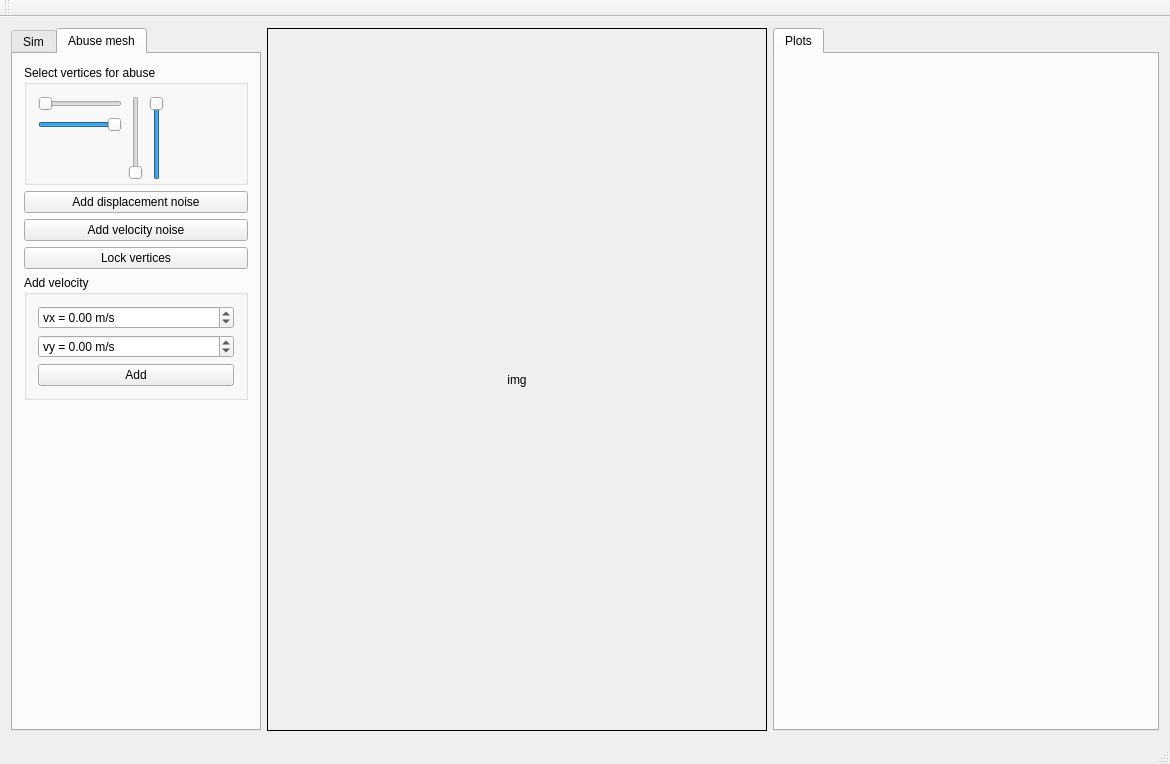
<?xml version="1.0" encoding="UTF-8"?>
<ui version="4.0">
 <class>MainWindow</class>
 <widget class="QMainWindow" name="MainWindow">
  <property name="geometry">
   <rect>
    <x>0</x>
    <y>0</y>
    <width>1170</width>
    <height>712</height>
   </rect>
  </property>
  <property name="windowTitle">
   <string>MainWindow</string>
  </property>
  <widget class="QWidget" name="centralWidget">
   <layout class="QHBoxLayout" name="horizontalLayout">
    <item>
     <widget class="QTabWidget" name="MainTab">
      <property name="maximumSize">
       <size>
        <width>250</width>
        <height>16777215</height>
       </size>
      </property>
      <property name="currentIndex">
       <number>1</number>
      </property>
      <widget class="QWidget" name="SimTab" native="true">
       <attribute name="title">
        <string>Sim</string>
       </attribute>
       <layout class="QVBoxLayout" name="verticalLayout" stretch="0,0,0,0,0,0,0,0,0,0,0,0,0,0">
        <property name="sizeConstraint">
         <enum>QLayout::SetMaximumSize</enum>
        </property>
        <item>
         <widget class="QPushButton" name="nextButton">
          <property name="text">
           <string>Next</string>
          </property>
         </widget>
        </item>
        <item>
         <widget class="QPushButton" name="initButton">
          <property name="text">
           <string>Init Mesh</string>
          </property>
         </widget>
        </item>
        <item>
         <widget class="QSpinBox" name="mBox">
          <property name="suffix">
           <string>²</string>
          </property>
          <property name="prefix">
           <string>number of vertices: </string>
          </property>
          <property name="minimum">
           <number>1</number>
          </property>
          <property name="maximum">
           <number>1000000</number>
          </property>
          <property name="value">
           <number>1</number>
          </property>
         </widget>
        </item>
        <item>
         <widget class="QSpinBox" name="nStepsSpinBox">
          <property name="suffix">
           <string/>
          </property>
          <property name="prefix">
           <string>iterations per step: </string>
          </property>
          <property name="minimum">
           <number>1</number>
          </property>
          <property name="maximum">
           <number>9999</number>
          </property>
          <property name="value">
           <number>100</number>
          </property>
         </widget>
        </item>
        <item>
         <widget class="QDoubleSpinBox" name="hValSpinBox">
          <property name="prefix">
           <string>h = </string>
          </property>
          <property name="suffix">
           <string> s</string>
          </property>
          <property name="decimals">
           <number>5</number>
          </property>
          <property name="minimum">
           <double>0.000010000000000</double>
          </property>
          <property name="singleStep">
           <double>0.001000000000000</double>
          </property>
          <property name="value">
           <double>0.001000000000000</double>
          </property>
         </widget>
        </item>
        <item>
         <widget class="QSpinBox" name="frameStepBox">
          <property name="prefix">
           <string>steps per frame: </string>
          </property>
          <property name="minimum">
           <number>1</number>
          </property>
          <property name="maximum">
           <number>9999</number>
          </property>
         </widget>
        </item>
        <item>
         <widget class="QDoubleSpinBox" name="sfBox">
          <property name="prefix">
           <string>Spring force: </string>
          </property>
          <property name="suffix">
           <string> N/m</string>
          </property>
          <property name="maximum">
           <double>100000.000000000000000</double>
          </property>
          <property name="singleStep">
           <double>0.100000000000000</double>
          </property>
          <property name="value">
           <double>5.000000000000000</double>
          </property>
         </widget>
        </item>
        <item>
         <widget class="QCheckBox" name="gravBox">
          <property name="text">
           <string>Enable gravity</string>
          </property>
         </widget>
        </item>
        <item>
         <widget class="QCheckBox" name="parBox">
          <property name="text">
           <string>Parallel pi computing</string>
          </property>
         </widget>
        </item>
        <item>
         <widget class="QCheckBox" name="parRBox">
          <property name="text">
           <string>Parallel rMatrix computing</string>
          </property>
         </widget>
        </item>
        <item>
         <widget class="QGroupBox" name="groupBox_4">
          <property name="title">
           <string>Draw settings</string>
          </property>
          <layout class="QVBoxLayout" name="verticalLayout_6">
           <item>
            <widget class="QComboBox" name="drawModeBox">
             <property name="currentIndex">
              <number>1</number>
             </property>
             <item>
              <property name="text">
               <string>Normal</string>
              </property>
             </item>
             <item>
              <property name="text">
               <string>Velocity</string>
              </property>
             </item>
            </widget>
           </item>
           <item>
            <widget class="QCheckBox" name="lltBox">
             <property name="text">
              <string>Use LLT</string>
             </property>
             <property name="checked">
              <bool>true</bool>
             </property>
            </widget>
           </item>
           <item>
            <widget class="QCheckBox" name="aaBox">
             <property name="text">
              <string>Use anti-aliasing</string>
             </property>
             <property name="checked">
              <bool>true</bool>
             </property>
            </widget>
           </item>
           <item>
            <widget class="QCheckBox" name="drawEdgeBox">
             <property name="text">
              <string>Draw edges</string>
             </property>
             <property name="checked">
              <bool>true</bool>
             </property>
            </widget>
           </item>
           <item>
            <layout class="QHBoxLayout" name="horizontalLayout_3">
             <item>
              <widget class="QDoubleSpinBox" name="imgXBox">
               <property name="prefix">
                <string>cx: </string>
               </property>
               <property name="suffix">
                <string> m</string>
               </property>
               <property name="minimum">
                <double>-10000.000000000000000</double>
               </property>
               <property name="maximum">
                <double>10000.000000000000000</double>
               </property>
               <property name="singleStep">
                <double>0.100000000000000</double>
               </property>
              </widget>
             </item>
             <item>
              <widget class="QDoubleSpinBox" name="imgYBox">
               <property name="prefix">
                <string>cy: </string>
               </property>
               <property name="suffix">
                <string> m</string>
               </property>
               <property name="minimum">
                <double>-10000.000000000000000</double>
               </property>
               <property name="maximum">
                <double>10000.000000000000000</double>
               </property>
               <property name="singleStep">
                <double>0.100000000000000</double>
               </property>
              </widget>
             </item>
            </layout>
           </item>
           <item>
            <widget class="QDoubleSpinBox" name="imgWBox">
             <property name="prefix">
              <string>size of view: </string>
             </property>
             <property name="suffix">
              <string> m</string>
             </property>
             <property name="minimum">
              <double>-10000.000000000000000</double>
             </property>
             <property name="maximum">
              <double>10000.000000000000000</double>
             </property>
             <property name="singleStep">
              <double>0.100000000000000</double>
             </property>
            </widget>
           </item>
           <item>
            <widget class="QPushButton" name="resetImgButton">
             <property name="text">
              <string>Center view</string>
             </property>
            </widget>
           </item>
          </layout>
         </widget>
        </item>
        <item>
         <widget class="QGroupBox" name="groupBox">
          <property name="title">
           <string>Info</string>
          </property>
          <layout class="QGridLayout" name="gridLayout">
           <item row="0" column="0">
            <widget class="QLabel" name="label_2">
             <property name="text">
              <string>sim FPS:</string>
             </property>
             <property name="alignment">
              <set>Qt::AlignRight|Qt::AlignTrailing|Qt::AlignVCenter</set>
             </property>
            </widget>
           </item>
           <item row="0" column="1">
            <widget class="QLabel" name="fpsLabel">
             <property name="text">
              <string>TextLabel</string>
             </property>
            </widget>
           </item>
           <item row="1" column="0">
            <widget class="QLabel" name="label_3">
             <property name="text">
              <string>time step:</string>
             </property>
             <property name="alignment">
              <set>Qt::AlignRight|Qt::AlignTrailing|Qt::AlignVCenter</set>
             </property>
            </widget>
           </item>
           <item row="1" column="1">
            <widget class="QLabel" name="tLabel">
             <property name="text">
              <string>TextLabel</string>
             </property>
            </widget>
           </item>
           <item row="2" column="0">
            <widget class="QLabel" name="label">
             <property name="text">
              <string>Net FPS:</string>
             </property>
             <property name="alignment">
              <set>Qt::AlignRight|Qt::AlignTrailing|Qt::AlignVCenter</set>
             </property>
            </widget>
           </item>
           <item row="2" column="1">
            <widget class="QLabel" name="netFpsLabel">
             <property name="text">
              <string>TextLabel</string>
             </property>
            </widget>
           </item>
          </layout>
         </widget>
        </item>
        <item>
         <widget class="QLabel" name="simInfoLabel">
          <property name="styleSheet">
           <string notr="true">font: 8pt &quot;Consolas&quot;;</string>
          </property>
          <property name="frameShape">
           <enum>QFrame::Panel</enum>
          </property>
          <property name="frameShadow">
           <enum>QFrame::Sunken</enum>
          </property>
          <property name="text">
           <string>TextLabel
hasnds</string>
          </property>
          <property name="textFormat">
           <enum>Qt::PlainText</enum>
          </property>
          <property name="scaledContents">
           <bool>false</bool>
          </property>
          <property name="textInteractionFlags">
           <set>Qt::LinksAccessibleByMouse|Qt::TextSelectableByMouse</set>
          </property>
         </widget>
        </item>
        <item>
         <spacer name="verticalSpacer">
          <property name="orientation">
           <enum>Qt::Vertical</enum>
          </property>
          <property name="sizeHint" stdset="0">
           <size>
            <width>20</width>
            <height>40</height>
           </size>
          </property>
         </spacer>
        </item>
       </layout>
      </widget>
      <widget class="QWidget" name="MeshTab">
       <attribute name="title">
        <string>Abuse mesh</string>
       </attribute>
       <layout class="QVBoxLayout" name="verticalLayout_3">
        <item alignment="Qt::AlignTop">
         <widget class="QGroupBox" name="groupBox_2">
          <property name="title">
           <string>Select vertices for abuse</string>
          </property>
          <layout class="QFormLayout" name="formLayout">
           <property name="sizeConstraint">
            <enum>QLayout::SetDefaultConstraint</enum>
           </property>
           <property name="fieldGrowthPolicy">
            <enum>QFormLayout::AllNonFixedFieldsGrow</enum>
           </property>
           <property name="rowWrapPolicy">
            <enum>QFormLayout::DontWrapRows</enum>
           </property>
           <property name="bottomMargin">
            <number>2</number>
           </property>
           <item row="0" column="1">
            <layout class="QHBoxLayout" name="horizontalLayout_2">
             <item>
              <widget class="QSlider" name="sY1Slider">
               <property name="maximumSize">
                <size>
                 <width>16777215</width>
                 <height>150</height>
                </size>
               </property>
               <property name="maximum">
                <number>100</number>
               </property>
               <property name="orientation">
                <enum>Qt::Vertical</enum>
               </property>
              </widget>
             </item>
             <item>
              <widget class="QSlider" name="sY2Slider">
               <property name="maximumSize">
                <size>
                 <width>16777215</width>
                 <height>150</height>
                </size>
               </property>
               <property name="maximum">
                <number>100</number>
               </property>
               <property name="value">
                <number>100</number>
               </property>
               <property name="orientation">
                <enum>Qt::Vertical</enum>
               </property>
              </widget>
             </item>
            </layout>
           </item>
           <item row="0" column="0">
            <layout class="QVBoxLayout" name="verticalLayout_4">
             <item>
              <widget class="QSlider" name="sX1Slider">
               <property name="maximum">
                <number>100</number>
               </property>
               <property name="orientation">
                <enum>Qt::Horizontal</enum>
               </property>
              </widget>
             </item>
             <item>
              <widget class="QSlider" name="sX2Slider">
               <property name="maximum">
                <number>100</number>
               </property>
               <property name="value">
                <number>100</number>
               </property>
               <property name="orientation">
                <enum>Qt::Horizontal</enum>
               </property>
              </widget>
             </item>
            </layout>
           </item>
          </layout>
         </widget>
        </item>
        <item>
         <widget class="QPushButton" name="noiseButton">
          <property name="text">
           <string>Add displacement noise</string>
          </property>
         </widget>
        </item>
        <item>
         <widget class="QPushButton" name="vNoiseButton">
          <property name="text">
           <string>Add velocity noise</string>
          </property>
         </widget>
        </item>
        <item>
         <widget class="QPushButton" name="lockButton">
          <property name="text">
           <string>Lock vertices</string>
          </property>
         </widget>
        </item>
        <item>
         <widget class="QGroupBox" name="groupBox_3">
          <property name="title">
           <string>Add velocity</string>
          </property>
          <layout class="QVBoxLayout" name="verticalLayout_5">
           <item>
            <widget class="QDoubleSpinBox" name="vxBox">
             <property name="prefix">
              <string>vx = </string>
             </property>
             <property name="suffix">
              <string> m/s</string>
             </property>
             <property name="minimum">
              <double>-100.000000000000000</double>
             </property>
             <property name="maximum">
              <double>100.000000000000000</double>
             </property>
             <property name="singleStep">
              <double>0.100000000000000</double>
             </property>
            </widget>
           </item>
           <item>
            <widget class="QDoubleSpinBox" name="vyBox">
             <property name="prefix">
              <string>vy = </string>
             </property>
             <property name="suffix">
              <string> m/s</string>
             </property>
             <property name="minimum">
              <double>-100.000000000000000</double>
             </property>
             <property name="maximum">
              <double>100.000000000000000</double>
             </property>
             <property name="singleStep">
              <double>0.100000000000000</double>
             </property>
            </widget>
           </item>
           <item>
            <widget class="QPushButton" name="addVButton">
             <property name="text">
              <string>Add</string>
             </property>
            </widget>
           </item>
          </layout>
         </widget>
        </item>
        <item>
         <spacer name="verticalSpacer_2">
          <property name="orientation">
           <enum>Qt::Vertical</enum>
          </property>
          <property name="sizeHint" stdset="0">
           <size>
            <width>20</width>
            <height>40</height>
           </size>
          </property>
         </spacer>
        </item>
       </layout>
      </widget>
     </widget>
    </item>
    <item>
     <layout class="QVBoxLayout" name="verticalLayout_2" stretch="6">
      <item>
       <widget class="QLabel" name="imgLabel">
        <property name="minimumSize">
         <size>
          <width>500</width>
          <height>500</height>
         </size>
        </property>
        <property name="frameShape">
         <enum>QFrame::Box</enum>
        </property>
        <property name="text">
         <string>img</string>
        </property>
        <property name="alignment">
         <set>Qt::AlignCenter</set>
        </property>
       </widget>
      </item>
     </layout>
    </item>
    <item>
     <widget class="QTabWidget" name="tabWidget">
      <property name="currentIndex">
       <number>0</number>
      </property>
      <widget class="QWidget" name="tab">
       <attribute name="title">
        <string>Plots</string>
       </attribute>
       <layout class="QVBoxLayout" name="verticalLayout_7">
        <item>
         <widget class="QCustomPlot" name="ePlot" native="true">
          <property name="styleSheet">
           <string notr="true">border-color: rgb(0, 0, 0);</string>
          </property>
         </widget>
        </item>
       </layout>
      </widget>
     </widget>
    </item>
   </layout>
  </widget>
  <widget class="QMenuBar" name="menuBar">
   <property name="geometry">
    <rect>
     <x>0</x>
     <y>0</y>
     <width>1170</width>
     <height>21</height>
    </rect>
   </property>
  </widget>
  <widget class="QToolBar" name="mainToolBar">
   <attribute name="toolBarArea">
    <enum>TopToolBarArea</enum>
   </attribute>
   <attribute name="toolBarBreak">
    <bool>false</bool>
   </attribute>
  </widget>
  <widget class="QStatusBar" name="statusBar"/>
 </widget>
 <layoutdefault spacing="6" margin="11"/>
 <customwidgets>
  <customwidget>
   <class>QCustomPlot</class>
   <extends>QWidget</extends>
   <header>qcustomplot.h</header>
   <container>1</container>
  </customwidget>
 </customwidgets>
 <resources/>
 <connections/>
</ui>
